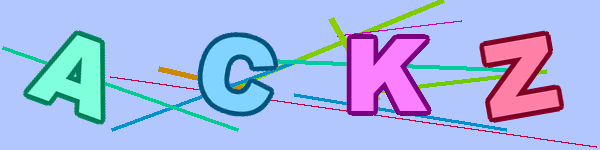
#> input picture images/ACKZ.png, 600 x 150 px; its folder holds only this picture in this run
$ python task.py
#> lines starting #> are read from the running program, lines starting #| are printed output that depends on the picture; after the words box and inside, x2 and y2 are one past the last pixel; in counts of white or black regions, pixels touching at a corner belong together
import time as tm
##################
#Add libraries to import here
import os
import numpy as np
import cv2
##################

def function():
    #In this function you have to implement the method to import all the images
    #present in the same directory apply processing and return individual alphabets
    #in the same directory after the processing.
    #If there are multiple generated images of the same alphabet then name
    #the file as Alphabet_name_count.jpg/png
    pwd = os.getcwd()
    path = pwd + '/images'
    os.chdir(path)
    files = []
    for r, d, f in os.walk(path):
         for file in f:
            if '.png' in file:
                  files.append(os.path.join(r, file))
    ewe=[]
    for i in range (0,len(files)):
         ttt=i+1
         letters = list((os.path.splitext(os.path.basename(files[i]))[0]))
         image_name = os.path.basename(files[i])
         t=cv2.imread(image_name)
#> t is the input picture: shape (150, 600, 3); mean B, G, R 230.6, 182.3, 167.4
         img= t.copy()
         captcha_image = image_name
         counts={}
         height = np.size(img, 0)
#> height = 150
         width = np.size(img, 1)
#> width = 600
         for i in range(1,height):
             for j in range(1,width):
                 b1=img[i,j,0]
                 r1=img[i,j,2]
                 g1=img[i,j,1]
                 b=img[0,0,0]
                 g=img[0,0,1]
                 r=img[0,0,2]
                 if(b1==b and g1==g and r1==r ):
                     img.itemset((i, j, 0), 0)
                     img.itemset((i, j, 1), 0)
                     img.itemset((i, j, 2), 0)
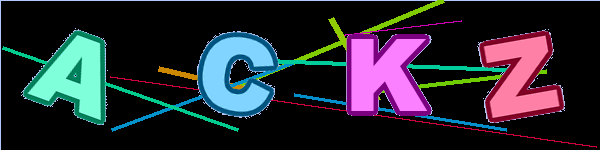
#> img: shape (150, 600, 3); mean B, G, R 49.8, 41.2, 40.5

         img=cv2.cvtColor(img,cv2.COLOR_BGR2GRAY)
#> img: shape (150, 600)

         kernel1 = np.ones((3,3), np.uint8)
         w2 = cv2.erode(img, kernel1, iterations=2)

         ret,w2 = cv2.threshold(w2,150,255,cv2.THRESH_BINARY_INV)
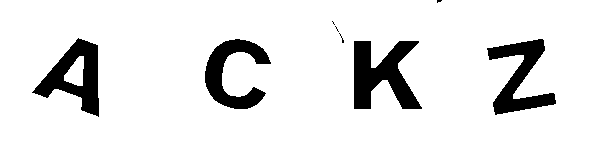
#> w2: shape (150, 600); 89.8% white; 8 black regions (4 under 20 px), largest, box (x1, y1, x2, y2) and area: (354, 41, 422, 109) 2667, (32, 38, 99, 117) 2278, (487, 39, 556, 115) 2140, (205, 39, 271, 109) 2034
         w2 = cv2.dilate(w2, kernel1, iterations=2)
#> w2: shape (150, 600); 93.5% white; 4 black regions, box (x1, y1, x2, y2) and area: (356, 43, 418, 107) 1837, (37, 41, 97, 113) 1470, (490, 41, 553, 112) 1285, (207, 41, 267, 107) 1249
         w2 = cv2.erode(w2, kernel1, iterations=4)
#> w2: shape (150, 600); 86.2% white; 4 black regions, box (x1, y1, x2, y2) and area: (352, 39, 422, 111) 3501, (33, 37, 101, 117) 3054, (486, 37, 557, 116) 3005, (203, 37, 271, 111) 2825
         edged = cv2.Canny(w2, 30, 200)
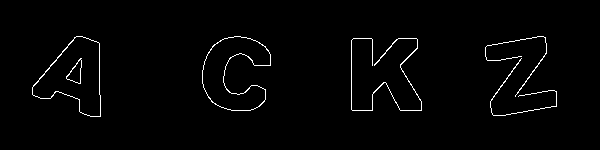
#> edged: shape (150, 600); 1.6% white in thin lines or dots, all inside (x1, y1, x2, y2) = (32, 36, 557, 117)
         cv2.waitKey(0)
         letter_image_regions = []
         contours, hierarchy = cv2.findContours(edged,cv2.RETR_EXTERNAL, cv2.CHAIN_APPROX_NONE)
#> contours = 5 contours, 2 with area under 20; largest, box (x1, y1, x2, y2) and area: (32, 36, 101, 117) 3246, (202, 36, 271, 111) 2832, (351, 38, 422, 111) 56
         for contour in contours:
             (x, y, w, h) = cv2.boundingRect(contour)
             if w / h > 1.25:
                 half_width = int(w / 2)
                 letter_image_regions.append((x, y, half_width, h))
                 letter_image_regions.append((x + half_width, y, half_width, h))
             else:
                 letter_image_regions.append((x, y, w, h))
                 letter_image_regions = sorted(letter_image_regions, key=lambda x: x[0])
#> this loop made 5 passes
#> (x, y, w, h, letter_image_regions) on passes 2 to 3: (351, 38, 71, 73, [(351, 38, 71, 73), (490, 58, 67, 58)]), (485, 36, 62, 61, [(351, 38, 71, 73), (485, 36, 62, 61), (490, 58, 67, 58)])
#> (x, y, w, h) on passes 1, 4, 5: (490, 58, 67, 58), (202, 36, 69, 75), (32, 36, 69, 81)

         for letter_bounding_box, letter_text in zip(letter_image_regions,captcha_image):
            (x, y, w, h) = letter_bounding_box
            letter_image = w2[y - 10:y + h + 12, x - 12:x + w + 12]
            # cv2.imshow(letter_text, letter_image)
            # cv2.waitKey(0)
            # cv2.destroyAllWindows()
            ewe.append(letter_text)
            wwe=0
            for eq in range(len(ewe)):
                 if(ewe[eq]==letter_text):
                     wwe=wwe+1
            qw = str(wwe)
            letter_image=cv2.resize(letter_image,(140,140))
            cv2.imwrite(pwd+'/data/'+letter_text+qw+'.jpg',letter_image )
            count = counts.get(letter_text, 1)
            counts[letter_text] = count + 1
#> this loop made 5 passes
#> (letter_text, x, y, w, h) on passes 1 to 5: ('A', 32, 36, 69, 81), ('C', 202, 36, 69, 75), ('K', 351, 38, 71, 73), ('Z', 485, 36, 62, 61), ('.', 490, 58, 67, 58)
#> pass 1, in function, `letter_image = w2[y - 10:y + h + 12, x - 12:x + w + 12]`:
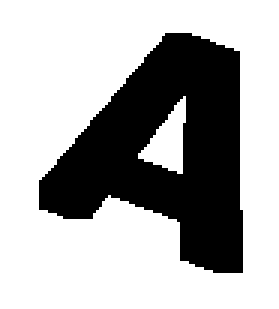
#> letter_image: shape (103, 93) (shown 3 times larger); 68.1% white; 1 black region, box (x1, y1, x2, y2) and area: (13, 11, 81, 91) 3054
#> pass 1, in function, `letter_image=cv2.resize(letter_image,(140,140))`:
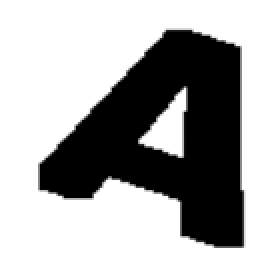
#> letter_image: shape (140, 140) (shown 2 times larger); min 0, max 255, mean 173.7
#> pass 2, in function, `letter_image = w2[y - 10:y + h + 12, x - 12:x + w + 12]`:
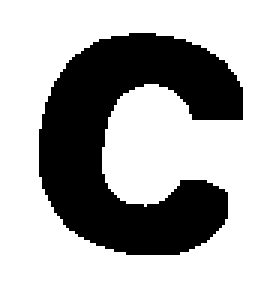
#> letter_image: shape (97, 93) (shown 3 times larger); 68.7% white; 1 black region, box (x1, y1, x2, y2) and area: (13, 11, 81, 85) 2825
#> pass 2, in function, `letter_image=cv2.resize(letter_image,(140,140))`:
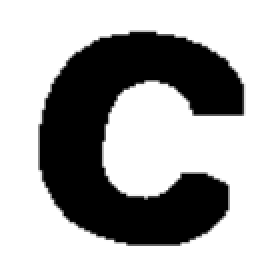
#> letter_image: shape (140, 140) (shown 2 times larger); min 0, max 255, mean 175.2
#> after the loop, counts = {'A': 2, 'C': 2, 'K': 2, 'Z': 2, '.': 2}; ewe = ['A', 'C', 'K', 'Z', '.']
pass


##################
#Dont change the code below
##################
tic = tm.perf_counter()
function()
toc = tm.perf_counter()

print(toc-tic)
